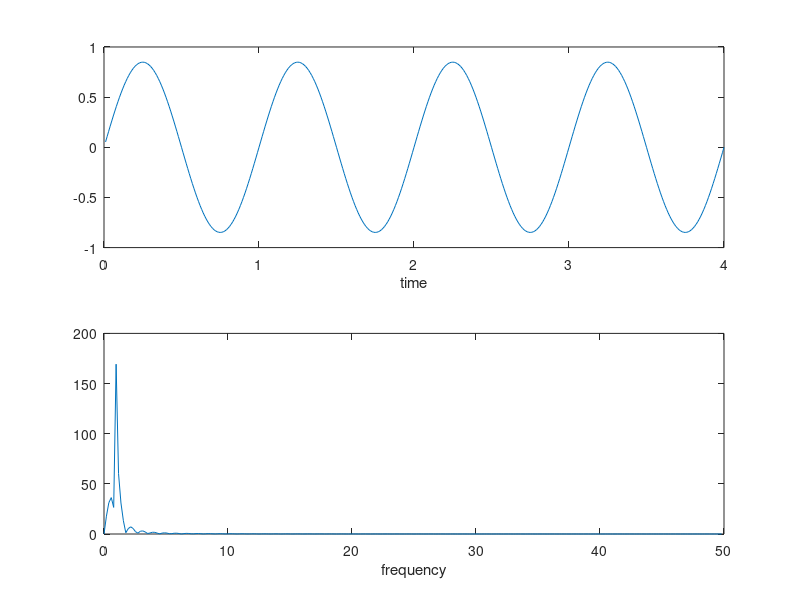

MATLAB code to generate this figure:
% Pengamatan Frekuensi Pada Kombinasi 2 Sinyal

clear
clc

Fs=100;
t=(1:400)/Fs;
f1=1;
s1=(2/pi)*sin(2*pi*f1*t);
f2=1;
s2=(2/3/pi)*sin(2*pi*f2*t);
s=s1+s2;

subplot(2,1,1)
plot(t,s)
xlabel('time')

S=fft(s,512);
w=(0:255)/256*(Fs/2);

subplot(2,1,2)
plot(w,abs(S(1:256)))
xlabel('frequency')